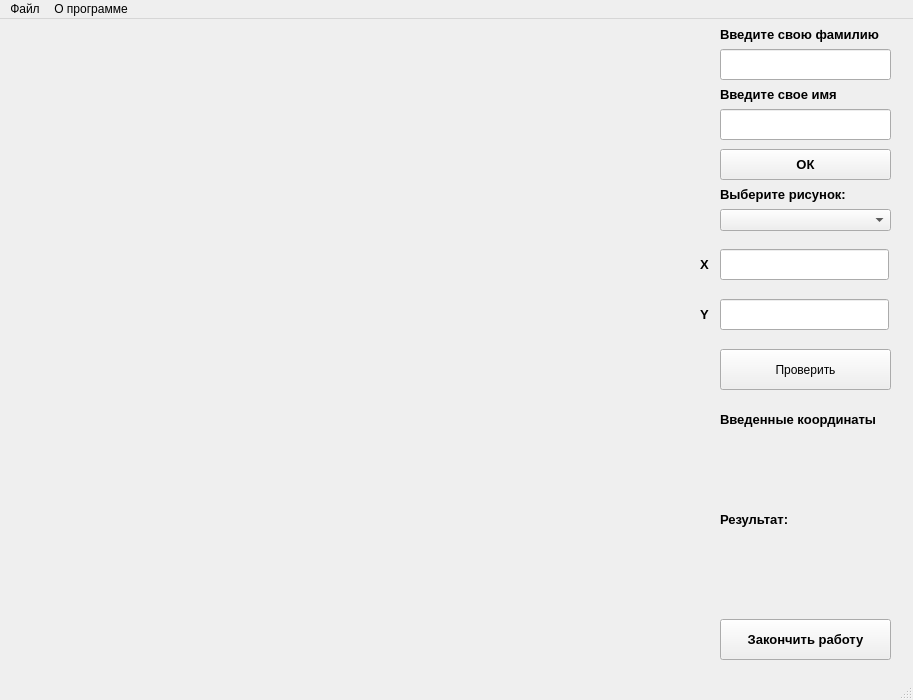
<?xml version="1.0" encoding="UTF-8"?>
<ui version="4.0">
 <class>MainWindow</class>
 <widget class="QMainWindow" name="MainWindow">
  <property name="geometry">
   <rect>
    <x>0</x>
    <y>0</y>
    <width>913</width>
    <height>700</height>
   </rect>
  </property>
  <property name="minimumSize">
   <size>
    <width>900</width>
    <height>700</height>
   </size>
  </property>
  <property name="maximumSize">
   <size>
    <width>1300</width>
    <height>900</height>
   </size>
  </property>
  <property name="windowTitle">
   <string>Тренажер Координатная плоскость</string>
  </property>
  <property name="layoutDirection">
   <enum>Qt::LeftToRight</enum>
  </property>
  <widget class="QWidget" name="centralwidget">
   <widget class="QPushButton" name="pushButton">
    <property name="geometry">
     <rect>
      <x>720</x>
      <y>330</y>
      <width>171</width>
      <height>41</height>
     </rect>
    </property>
    <property name="text">
     <string>Проверить</string>
    </property>
   </widget>
   <widget class="QLineEdit" name="lineEdit">
    <property name="geometry">
     <rect>
      <x>720</x>
      <y>280</y>
      <width>169</width>
      <height>31</height>
     </rect>
    </property>
   </widget>
   <widget class="QLineEdit" name="lineEdit_2">
    <property name="geometry">
     <rect>
      <x>720</x>
      <y>230</y>
      <width>169</width>
      <height>31</height>
     </rect>
    </property>
   </widget>
   <widget class="QLabel" name="label">
    <property name="geometry">
     <rect>
      <x>700</x>
      <y>230</y>
      <width>20</width>
      <height>31</height>
     </rect>
    </property>
    <property name="font">
     <font>
      <pointsize>10</pointsize>
      <weight>75</weight>
      <bold>true</bold>
     </font>
    </property>
    <property name="text">
     <string>X</string>
    </property>
   </widget>
   <widget class="QLabel" name="label_2">
    <property name="geometry">
     <rect>
      <x>700</x>
      <y>280</y>
      <width>16</width>
      <height>31</height>
     </rect>
    </property>
    <property name="font">
     <font>
      <pointsize>10</pointsize>
      <weight>75</weight>
      <bold>true</bold>
     </font>
    </property>
    <property name="text">
     <string>Y</string>
    </property>
   </widget>
   <widget class="QLabel" name="label_3">
    <property name="geometry">
     <rect>
      <x>720</x>
      <y>490</y>
      <width>161</width>
      <height>20</height>
     </rect>
    </property>
    <property name="font">
     <font>
      <pointsize>10</pointsize>
      <weight>75</weight>
      <bold>true</bold>
     </font>
    </property>
    <property name="text">
     <string>Результат:</string>
    </property>
   </widget>
   <widget class="QLabel" name="label_4">
    <property name="geometry">
     <rect>
      <x>720</x>
      <y>0</y>
      <width>171</width>
      <height>31</height>
     </rect>
    </property>
    <property name="font">
     <font>
      <pointsize>10</pointsize>
      <weight>75</weight>
      <bold>true</bold>
     </font>
    </property>
    <property name="text">
     <string>Введите свою фамилию</string>
    </property>
   </widget>
   <widget class="QLineEdit" name="lineEdit_3">
    <property name="geometry">
     <rect>
      <x>720</x>
      <y>30</y>
      <width>171</width>
      <height>31</height>
     </rect>
    </property>
   </widget>
   <widget class="QLabel" name="label_5">
    <property name="geometry">
     <rect>
      <x>720</x>
      <y>60</y>
      <width>171</width>
      <height>31</height>
     </rect>
    </property>
    <property name="font">
     <font>
      <pointsize>10</pointsize>
      <weight>75</weight>
      <bold>true</bold>
     </font>
    </property>
    <property name="text">
     <string>Введите свое имя</string>
    </property>
   </widget>
   <widget class="QLineEdit" name="lineEdit_4">
    <property name="geometry">
     <rect>
      <x>720</x>
      <y>90</y>
      <width>171</width>
      <height>31</height>
     </rect>
    </property>
   </widget>
   <widget class="QLabel" name="label_6">
    <property name="geometry">
     <rect>
      <x>720</x>
      <y>160</y>
      <width>171</width>
      <height>31</height>
     </rect>
    </property>
    <property name="font">
     <font>
      <pointsize>10</pointsize>
      <weight>75</weight>
      <bold>true</bold>
     </font>
    </property>
    <property name="text">
     <string>Выберите рисунок:</string>
    </property>
   </widget>
   <widget class="QComboBox" name="comboBox">
    <property name="geometry">
     <rect>
      <x>720</x>
      <y>190</y>
      <width>171</width>
      <height>22</height>
     </rect>
    </property>
   </widget>
   <widget class="QPushButton" name="pushButton_2">
    <property name="geometry">
     <rect>
      <x>720</x>
      <y>600</y>
      <width>171</width>
      <height>41</height>
     </rect>
    </property>
    <property name="font">
     <font>
      <pointsize>10</pointsize>
      <weight>75</weight>
      <bold>true</bold>
     </font>
    </property>
    <property name="text">
     <string>Закончить работу</string>
    </property>
   </widget>
   <widget class="QLabel" name="label_7">
    <property name="geometry">
     <rect>
      <x>20</x>
      <y>10</y>
      <width>600</width>
      <height>600</height>
     </rect>
    </property>
    <property name="minimumSize">
     <size>
      <width>600</width>
      <height>600</height>
     </size>
    </property>
    <property name="maximumSize">
     <size>
      <width>1000</width>
      <height>1000</height>
     </size>
    </property>
    <property name="sizeIncrement">
     <size>
      <width>10</width>
      <height>10</height>
     </size>
    </property>
    <property name="baseSize">
     <size>
      <width>800</width>
      <height>600</height>
     </size>
    </property>
    <property name="text">
     <string/>
    </property>
   </widget>
   <widget class="QLabel" name="label_8">
    <property name="geometry">
     <rect>
      <x>720</x>
      <y>510</y>
      <width>151</width>
      <height>71</height>
     </rect>
    </property>
    <property name="text">
     <string/>
    </property>
   </widget>
   <widget class="QLabel" name="label_9">
    <property name="geometry">
     <rect>
      <x>720</x>
      <y>410</y>
      <width>151</width>
      <height>71</height>
     </rect>
    </property>
    <property name="text">
     <string/>
    </property>
   </widget>
   <widget class="QLabel" name="label_10">
    <property name="geometry">
     <rect>
      <x>720</x>
      <y>390</y>
      <width>161</width>
      <height>20</height>
     </rect>
    </property>
    <property name="font">
     <font>
      <pointsize>10</pointsize>
      <weight>75</weight>
      <bold>true</bold>
     </font>
    </property>
    <property name="text">
     <string>Введенные координаты</string>
    </property>
   </widget>
   <widget class="QPushButton" name="pushButton_3">
    <property name="geometry">
     <rect>
      <x>720</x>
      <y>130</y>
      <width>171</width>
      <height>31</height>
     </rect>
    </property>
    <property name="font">
     <font>
      <pointsize>10</pointsize>
      <weight>75</weight>
      <bold>true</bold>
     </font>
    </property>
    <property name="text">
     <string>ОК</string>
    </property>
   </widget>
  </widget>
  <widget class="QStatusBar" name="statusbar"/>
  <widget class="QMenuBar" name="menuBar">
   <property name="geometry">
    <rect>
     <x>0</x>
     <y>0</y>
     <width>913</width>
     <height>21</height>
    </rect>
   </property>
   <widget class="QMenu" name="menu">
    <property name="title">
     <string>Файл</string>
    </property>
    <addaction name="action_2"/>
    <addaction name="action_3"/>
    <addaction name="action_5"/>
   </widget>
   <widget class="QMenu" name="menu_2">
    <property name="title">
     <string>О программе</string>
    </property>
    <addaction name="action_6"/>
   </widget>
   <addaction name="menu"/>
   <addaction name="menu_2"/>
  </widget>
  <action name="action">
   <property name="text">
    <string>Открыть файл</string>
   </property>
  </action>
  <action name="action_2">
   <property name="text">
    <string>Добавить файл</string>
   </property>
  </action>
  <action name="action_3">
   <property name="text">
    <string>Удалить файл</string>
   </property>
  </action>
  <action name="action_4">
   <property name="text">
    <string>Сохранить рисунок</string>
   </property>
  </action>
  <action name="action_5">
   <property name="text">
    <string>Получить данные</string>
   </property>
  </action>
  <action name="action_6">
   <property name="text">
    <string>Информация о проекте</string>
   </property>
  </action>
 </widget>
 <resources/>
 <connections/>
</ui>
